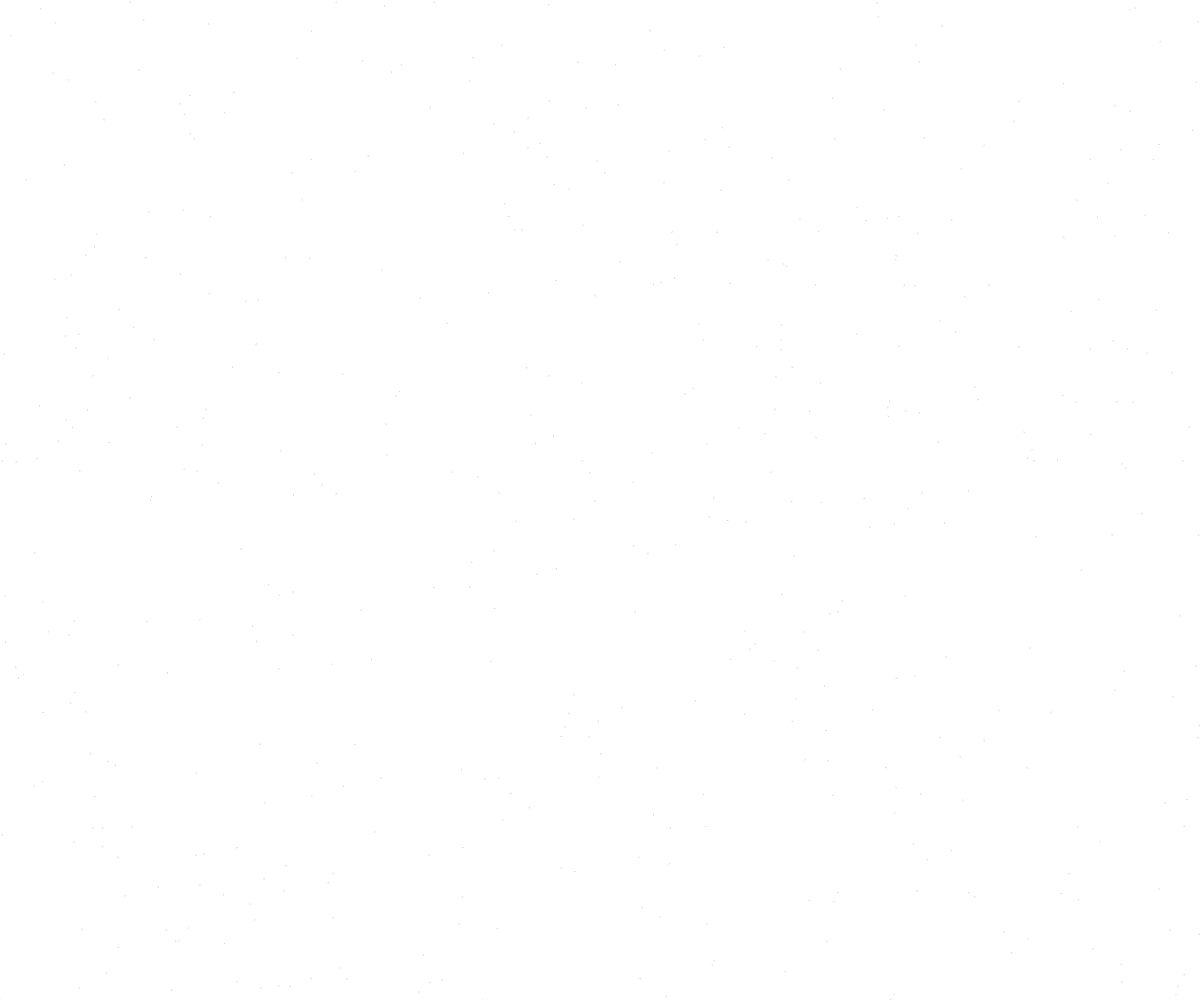
Frame 1 (no input)
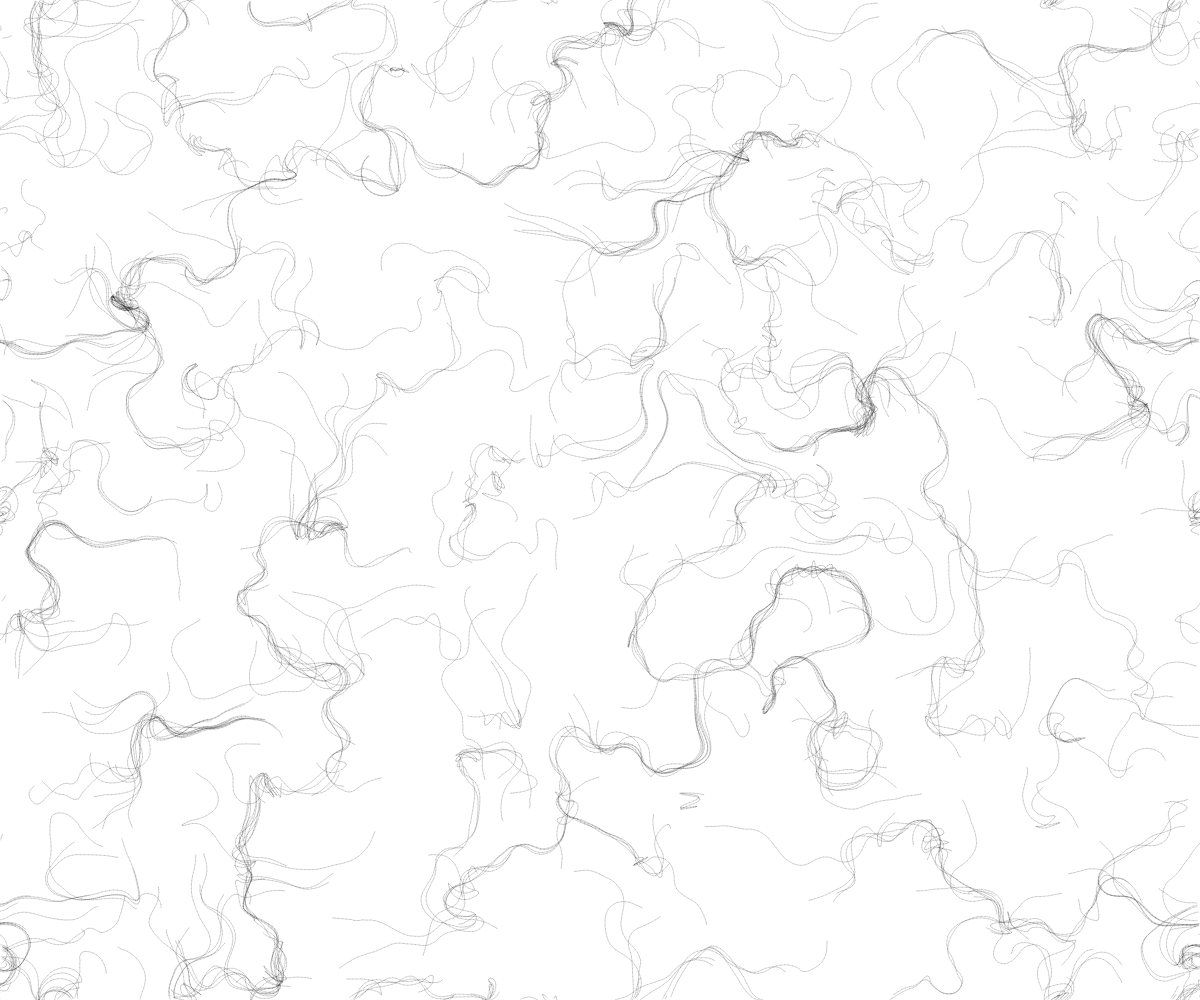
Frame 60 (no input)
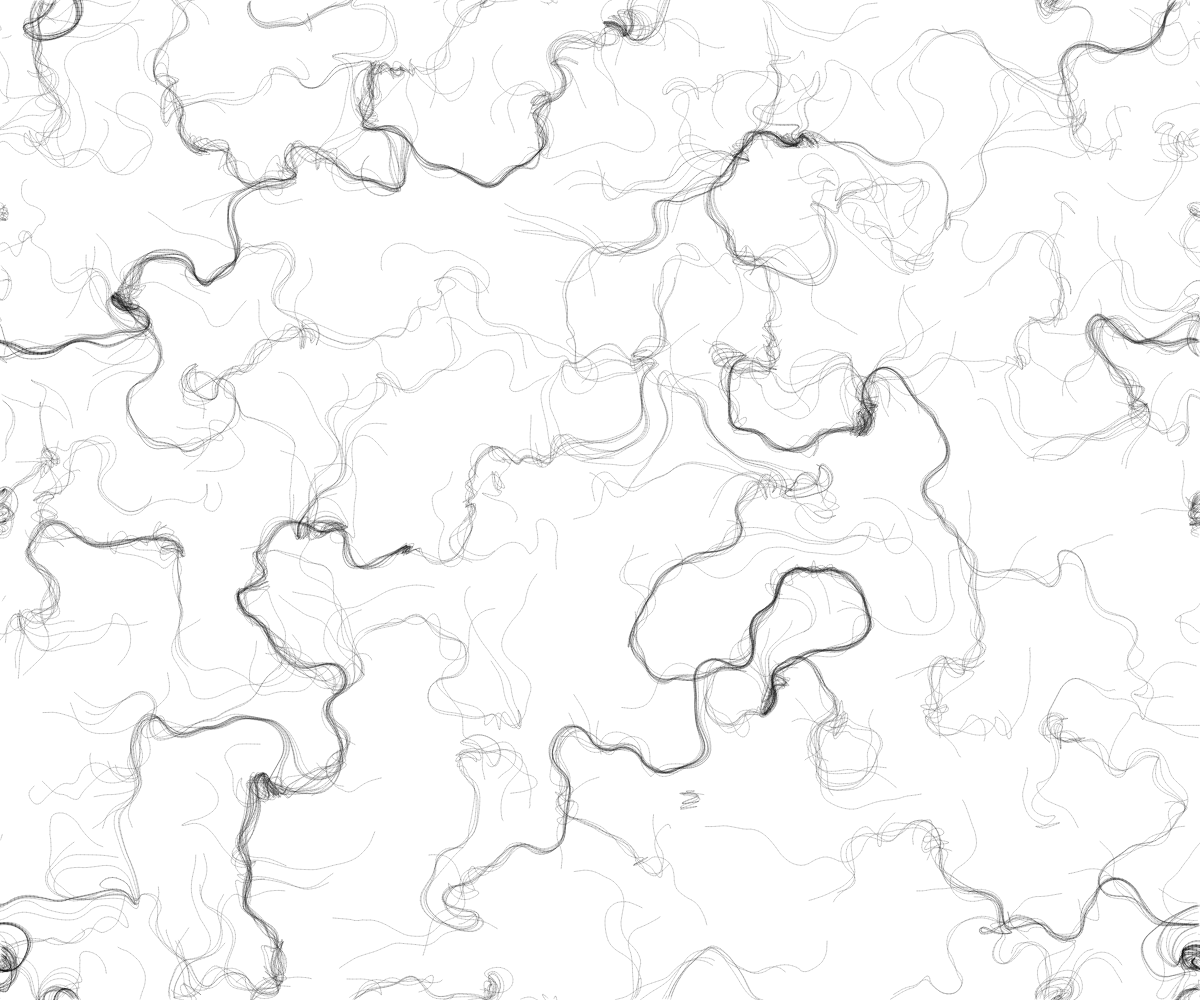
Frame 120 (the mouse pressed at the canvas centre since frame 60)

The p5.js sketch that drew these frames (run headless with seeded random() and noise() and a simulated clock; from frame 60 on, the mouse is pressed at the canvas centre):

// p5.js sketch
// ── sketch.js
var inc = 0.1;
var scl = 10;
var rows,cols ;
var fr;
var zoff=0;
var particles = [];
var flowfield;

function setup(){
  background(255);
  createCanvas(windowWidth, windowHeight);
  cols = floor(width/scl);
  rows = floor(height/scl);
  fr = createP('');

  flowfield = new Array(cols*rows);

  for(var i=0; i < 500 ; i++){
  particles[i] =new Particle();
  }
}


 
function draw(){
 
var yoff = 0;
for(var y = 0 ; y < rows; y++){
  var xoff = 0;
  for (var x= 0; x < cols ; x++){
    var index = x + y * cols;
    var angle= noise(xoff, yoff,zoff)*TWO_PI*4;
    var v = p5.Vector.fromAngle(angle);
    v.setMag(1);
    flowfield[index] = v ;
     xoff += inc ;
    }
    yoff += inc ;
  }
  for (var i = 0; i < particles.length ; i++){
    particles[i].follow(flowfield);
    particles[i].update();
    particles[i].edges();
    particles[i].show();
 
  
}
  fr.html(floor(frameRate()));
}
// ── particle.js
function Particle(){
    this.pos = createVector(random(width),random(height));
    this.vel = createVector(0,0);
    this.acc = createVector(0,0);
    this.maxspeed = 4 ;
    
    this.prevPos = this.pos.copy();

    this.update = function (){
        this.vel.add(this.acc);
        this.vel.limit(this.maxspeed);
        this.pos.add(this.vel);
        this.acc.mult(0);
    }

    this.follow = function (vectors){
        var x = floor(this.pos.x /scl);
        var y = floor(this.pos.y / scl);
        var index = x + y  * cols ;
        var force = vectors[index];
        this.applyForce(force);
    }
    this.applyForce = function(force){
        this.acc.add(force);
    }
    this.show = function (){
      
         stroke(0,40);
      
        strokeWeight(1);
        line(this.pos.x,this.pos.y,this.prevPos.x,this.prevPos.y);
        this.updatePrev();
    }
    this.updatePrev = function (){
        this.prevPos.x = this.pos.x;
        this.prevPos.y = this.pos.y;
    }
    this.edges = function (){
        if (this.pos.x >width){
            this.pos.x=0;
           this.updatePrev();
            }
        if (this.pos.x < 0 ){
            this.pos.x=width;
            this.updatePrev();
        }
        if (this.pos.y > height){
            this.pos.y=0;
            this.updatePrev();
        }
        if (this.pos.y < 0 ){
            this.pos.y=height;
            this.updatePrev();
        }
    }
}
